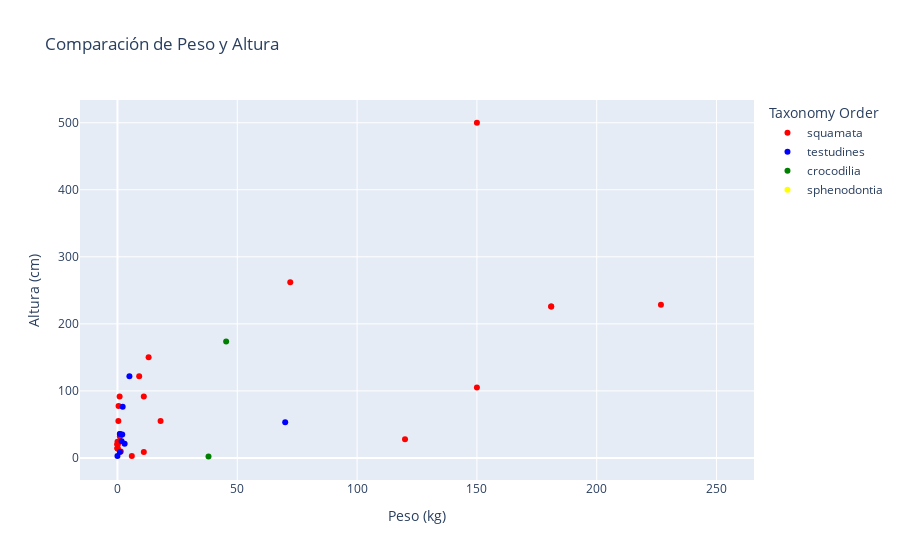

Here is the notebook cell this chart was saved with:
### Code cell
#Relacion de peso y altura

fig = px.scatter(df_reptiles, x='peso_en_kg', y='altura_cm', title='Comparación de Peso y Altura')

colors = {
    'squamata': 'red',  # Color para taxonomy_order 'A'
    'testudines': 'blue',  # Color para taxonomy_order 'B'
    'crocodilia': 'green',
    'sphenodontia': 'yellow'}# Color para taxonomy_order 'C'

fig = px.scatter(df_reptiles, x='peso_en_kg', y='altura_cm', color='taxonomy_order',color_discrete_map=colors, title='Comparación de Peso y Altura',
                 labels={'peso_en_kg': 'Peso (kg)', 'altura_cm': 'Altura (cm)', 'taxonomy_order': 'Taxonomy Order'},
                 hover_name='name')


fig.show()

### Figure 1 — Plotly figure (JSON) as saved in the notebook; plotly's stock layout.template omitted (floating-point values rounded to 4 significant figures)
{"data": [{"hovertemplate": "<b>%{hovertext}</b><br><br>Taxonomy Order=squamata<br>Peso (kg)=%{x}<br>Altura (cm)=%{y}<extra></extra>", "hovertext": ["Emerald Tree Monitor", "Caiman Lizard", "Stiletto Snake", "Eastern Fence Lizard", "Yarara", "Texas Indigo Snake", "Slow Worm", "Yellow Spotted Lizard", "Mexican Alligator Lizard", "Rhombic Egg-Eater Snake", "Eastern Glass Lizard", "Sand Lizard", "Red-Bellied Black Snake", "Burmese Python", "Blue Belly Lizard", "Crested Gecko", "Texas Spiny Lizard", "Skink Lizard", "Jackson’s Chameleon", "Frilled Lizard", "Green Anole", "Glass Lizard", "Sharp-Tailed Snake", "Western Rat Snake", "Harlequin Snake", "Texas Rat Snake", "Flying Snake", "Leopard Gecko", "Whiptail Lizard", "Corn Snake", "Horned Lizard", "Cat-Eyed Snake", "King Cobra", "Lazarus Lizard", "Draco Volans Lizard", "Leopard Lizard", "Arizona Black Rattlesnake", "Peringuey’s Adder", "Urutu Snake", "Grass Snake", "Black Rat Snake", "Massasauga", "Kenyan Sand Boa", "Basilisk Lizard", "Aruba Rattlesnake", "Gecko", "Anaconda", "Southern Pacific Rattlesnake", "Common European Adder", "Marine Iguana", "Gila Monster", "Komodo Dragon", "Agama Lizard", "Midget Faded Rattlesnake", "Habu Snake", "Red Diamondback Rattlesnake", "Water Dragon", "Bearded Dragon", "Brookesia Micra", "Ground Snake", "Horned Adder", "Satanic leaf-tailed gecko", "Chameleon", "Virgin Islands Dwarf Gecko", "Iguana", "Coral Snake", "Rat Snakes", "Thorny Devil", "Monitor Lizard", "Mexican Mole Lizard", "Leaf-Tailed Gecko", "Lizard", "Armadillo Lizard", "Golden Lancehead"], "legendgroup": "squamata", "marker": {"color": "red", "symbol": "circle"}, "mode": "markers", "name": "squamata", "orientation": "v", "showlegend": true, "type": "scatter", "x": [150, 181, 181, null, null, 0.38, null, 1, null, null, null, null, null, 6, null, null, null, null, 1, null, null, null, null, null, 0.015, 0.015, 0.4536, 9.072, 11, 11, 13, 0.9072, null, 72.12, 250, null, 150, null, null, null, 1.383, 6, null, 120, null, null, null, null, 0.01417, 0.01417, 0.01, 226.8, 0.04252, 18, 150.5, 150.5, 150.5, 150.5, null, null, null, 0.021, null, null, null, null, null, null, null, null, null, null, null, null], "xaxis": "x", "y": [105, 226, 226, null, 121.9, 55, 236.2, 32.0, 7, null, 144.8, 182.9, 298.7, 3, 59.69, 1, 169.2, 76.2, 35.65, 167.6, 198.1, 76.2, 76.2, null, 13.97, 13.97, 77.47, 121.9, 9, 91.44, 150, 91.44, null, 262.1, null, 1, 500, 1, 35.56, 33.02, 9.525, null, 2, 27.94, null, null, null, 121.9, 20.32, 20.32, 20, 228.6, 15.24, 55, null, null, null, null, 46.99, 198.1, 6, 24, 99.06, 91.44, 228.6, 198.1, 198.1, 100.6, 22.86, 152.4, null, null, null, null], "yaxis": "y"}, {"hovertemplate": "<b>%{hovertext}</b><br><br>Taxonomy Order=testudines<br>Peso (kg)=%{x}<br>Altura (cm)=%{y}<extra></extra>", "hovertext": ["Sulcata Tortoise", "Spiny Hill Turtle", "Painted Turtle", "Box Turtle", "River Turtle", "Desert Tortoise", "Wood Turtle", "Leopard Tortoise", "Galapagos Tortoise", "Sea Turtle", "Radiated Tortoise", "Red-Eared Slider", "Russian Tortoise", "Snapping Turtle", "Gopher Tortoise", "Tortoise", "Indian Star Tortoise", "Leatherback Sea Turtle", "Turtles", "Aldabra Giant Tortoise"], "legendgroup": "testudines", "marker": {"color": "blue", "symbol": "circle"}, "mode": "markers", "name": "testudines", "orientation": "v", "showlegend": true, "type": "scatter", "x": [null, 2.177, 0.0002098, 1, null, null, null, 4.99, null, null, 1.75, 70, 150.5, null, 3, null, 1, null, 2, null], "xaxis": "x", "y": [30.48, 76.2, 3, 35.65, 167.6, 167.6, null, 121.9, 137.2, 68.58, 25, 53.34, null, 68.58, 21, 88.39, 8.89, 1, 35, null], "yaxis": "y"}, {"hovertemplate": "<b>%{hovertext}</b><br><br>Taxonomy Order=crocodilia<br>Peso (kg)=%{x}<br>Altura (cm)=%{y}<extra></extra>", "hovertext": ["Chinese Alligator", "Gharial", "Alligator", "Caiman", "Freshwater Crocodile", "Nile Crocodile", "Crocodile"], "legendgroup": "crocodilia", "marker": {"color": "green", "symbol": "circle"}, "mode": "markers", "name": "crocodilia", "orientation": "v", "showlegend": true, "type": "scatter", "x": [null, null, 45.36, null, 38, null, 83.5], "xaxis": "x", "y": [97.54, 175.3, 173.7, 63.5, 2, 106.7, null], "yaxis": "y"}, {"hovertemplate": "<b>%{hovertext}</b><br><br>Taxonomy Order=sphenodontia<br>Peso (kg)=%{x}<br>Altura (cm)=%{y}<extra></extra>", "hovertext": ["Tuatara"], "legendgroup": "sphenodontia", "marker": {"color": "yellow", "symbol": "circle"}, "mode": "markers", "name": "sphenodontia", "orientation": "v", "showlegend": true, "type": "scatter", "x": [null], "xaxis": "x", "y": [84.07], "yaxis": "y"}], "layout": {"autosize": true, "legend": {"title": {"text": "Taxonomy Order"}, "tracegroupgap": 0}, "title": {"text": "Comparación de Peso y Altura"}, "xaxis": {"anchor": "y", "autorange": true, "domain": [0, 1], "range": [-14.9, 264.9], "title": {"text": "Peso (kg)"}, "type": "linear"}, "yaxis": {"anchor": "x", "autorange": true, "domain": [0, 1], "range": [-40.18, 541.2], "title": {"text": "Altura (cm)"}, "type": "linear"}}}
